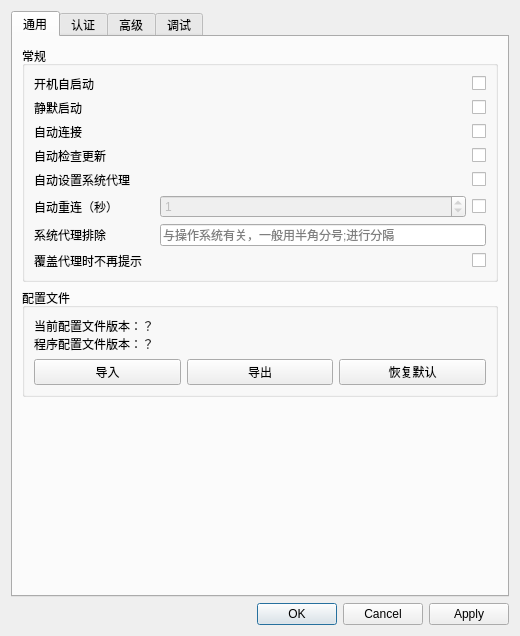
<?xml version="1.0" encoding="UTF-8"?>
<ui version="4.0">
 <class>SettingWindow</class>
 <widget class="QDialog" name="SettingWindow">
  <property name="enabled">
   <bool>true</bool>
  </property>
  <property name="geometry">
   <rect>
    <x>0</x>
    <y>0</y>
    <width>520</width>
    <height>636</height>
   </rect>
  </property>
  <property name="windowTitle">
   <string>设置</string>
  </property>
  <property name="styleSheet">
   <string notr="true"/>
  </property>
  <layout class="QVBoxLayout" name="verticalLayout">
   <item>
    <widget class="QTabWidget" name="tabWidget">
     <property name="locale">
      <locale language="Chinese" country="China"/>
     </property>
     <property name="currentIndex">
      <number>0</number>
     </property>
     <widget class="QWidget" name="generalTab">
      <attribute name="title">
       <string>通用</string>
      </attribute>
      <layout class="QGridLayout">
       <item row="7" column="0">
        <spacer name="commonTabVerticalSpacer">
         <property name="orientation">
          <enum>Qt::Orientation::Vertical</enum>
         </property>
         <property name="sizeHint" stdset="0">
          <size>
           <width>444</width>
           <height>108</height>
          </size>
         </property>
        </spacer>
       </item>
       <item row="3" column="0" rowspan="2">
        <widget class="QGroupBox" name="profileGroup">
         <property name="title">
          <string>配置文件</string>
         </property>
         <layout class="QGridLayout" name="gridLayout_5">
          <item row="1" column="1">
           <widget class="QPushButton" name="exportPushButton">
            <property name="text">
             <string>导出</string>
            </property>
           </widget>
          </item>
          <item row="0" column="0" colspan="3">
           <widget class="QLabel" name="configVersionLabel">
            <property name="text">
             <string>当前配置文件版本：？
程序配置文件版本：？</string>
            </property>
           </widget>
          </item>
          <item row="1" column="2">
           <widget class="QPushButton" name="resetDefaultPushButton">
            <property name="text">
             <string>恢复默认</string>
            </property>
           </widget>
          </item>
          <item row="1" column="0">
           <widget class="QPushButton" name="importPushButton">
            <property name="text">
             <string>导入</string>
            </property>
           </widget>
          </item>
         </layout>
        </widget>
       </item>
       <item row="1" column="0">
        <widget class="QGroupBox" name="commonGroup">
         <property name="title">
          <string>常规</string>
         </property>
         <layout class="QGridLayout" name="gridLayout_7">
          <item row="3" column="2">
           <widget class="QCheckBox" name="checkUpdateAfterStartCheckBox">
            <property name="text">
             <string/>
            </property>
           </widget>
          </item>
          <item row="0" column="2">
           <widget class="QCheckBox" name="autoStartCheckBox">
            <property name="text">
             <string/>
            </property>
           </widget>
          </item>
          <item row="1" column="2">
           <widget class="QCheckBox" name="silentStartCheckBox">
            <property name="text">
             <string/>
            </property>
           </widget>
          </item>
          <item row="5" column="0">
           <widget class="QLabel" name="zjuConnectTabLabel7">
            <property name="text">
             <string>自动重连（秒）</string>
            </property>
           </widget>
          </item>
          <item row="0" column="0">
           <widget class="QLabel" name="commonTabLable4">
            <property name="text">
             <string>开机自启动</string>
            </property>
           </widget>
          </item>
          <item row="5" column="2">
           <widget class="QCheckBox" name="autoReconnectCheckBox">
            <property name="text">
             <string/>
            </property>
            <property name="checked">
             <bool>false</bool>
            </property>
           </widget>
          </item>
          <item row="0" column="1" rowspan="6">
           <spacer name="horizontalSpacer_3">
            <property name="orientation">
             <enum>Qt::Orientation::Horizontal</enum>
            </property>
            <property name="sizeHint" stdset="0">
             <size>
              <width>0</width>
              <height>0</height>
             </size>
            </property>
           </spacer>
          </item>
          <item row="7" column="1" colspan="2">
           <widget class="QLineEdit" name="systemProxyBypassLineEdit">
            <property name="placeholderText">
             <string>与操作系统有关，一般用半角分号;进行分隔</string>
            </property>
           </widget>
          </item>
          <item row="1" column="0">
           <widget class="QLabel" name="commonTabLabelSilentStart">
            <property name="text">
             <string>静默启动</string>
            </property>
           </widget>
          </item>
          <item row="2" column="0">
           <widget class="QLabel" name="commonTabLable5">
            <property name="text">
             <string>自动连接</string>
            </property>
           </widget>
          </item>
          <item row="7" column="0">
           <widget class="QLabel" name="zjuConnectTabLabel11">
            <property name="text">
             <string>系统代理排除</string>
            </property>
           </widget>
          </item>
          <item row="3" column="0">
           <widget class="QLabel" name="commonTabLable6">
            <property name="text">
             <string>自动检查更新</string>
            </property>
           </widget>
          </item>
          <item row="4" column="2">
           <widget class="QCheckBox" name="autoSetProxyCheckBox">
            <property name="text">
             <string/>
            </property>
           </widget>
          </item>
          <item row="2" column="2">
           <widget class="QCheckBox" name="connectAfterStartCheckBox">
            <property name="text">
             <string/>
            </property>
           </widget>
          </item>
          <item row="4" column="0">
           <widget class="QLabel" name="commonTabLable4_2">
            <property name="text">
             <string>自动设置系统代理</string>
            </property>
           </widget>
          </item>
          <item row="5" column="1">
           <widget class="QSpinBox" name="reconnectTimeSpinBox">
            <property name="enabled">
             <bool>false</bool>
            </property>
            <property name="maximum">
             <number>86400</number>
            </property>
            <property name="value">
             <number>1</number>
            </property>
           </widget>
          </item>
          <item row="8" column="0">
           <widget class="QLabel" name="commonTabLabelSuppressProxyWarning">
            <property name="text">
             <string>覆盖代理时不再提示</string>
            </property>
           </widget>
          </item>
          <item row="8" column="2">
           <widget class="QCheckBox" name="suppressProxyOverrideWarningCheckBox">
            <property name="text">
             <string/>
            </property>
           </widget>
          </item>
          <item row="9" column="0">
           <spacer name="horizontalSpacer_4">
            <property name="orientation">
             <enum>Qt::Orientation::Horizontal</enum>
            </property>
            <property name="sizeType">
             <enum>QSizePolicy::Policy::Preferred</enum>
            </property>
            <property name="sizeHint" stdset="0">
             <size>
              <width>120</width>
              <height>0</height>
             </size>
            </property>
           </spacer>
          </item>
         </layout>
        </widget>
       </item>
      </layout>
     </widget>
     <widget class="QWidget" name="loginTab">
      <attribute name="title">
       <string>认证</string>
      </attribute>
      <layout class="QGridLayout" name="gridLayout_9">
       <item row="6" column="0">
        <spacer name="verticalSpacer_2">
         <property name="orientation">
          <enum>Qt::Orientation::Vertical</enum>
         </property>
         <property name="sizeHint" stdset="0">
          <size>
           <width>20</width>
           <height>40</height>
          </size>
         </property>
        </spacer>
       </item>
       <item row="1" column="0">
        <widget class="QGroupBox" name="commonGroupBox">
         <property name="title">
          <string>通用</string>
         </property>
         <layout class="QGridLayout" name="commonLayout">
          <item row="1" column="1">
           <widget class="QLineEdit" name="serverAddressLineEdit">
            <property name="text">
             <string>isgui-vpn.travelsky.com.cn</string>
            </property>
           </widget>
          </item>
          <item row="0" column="1" colspan="4">
           <layout class="QHBoxLayout" name="protocolLayout">
            <item>
             <widget class="QRadioButton" name="atrustRadioButton">
              <property name="text">
               <string>aTrust</string>
              </property>
              <property name="checked">
               <bool>true</bool>
              </property>
             </widget>
            </item>
            <item>
             <widget class="QRadioButton" name="easyconnectRadioButton">
              <property name="text">
               <string>EasyConnect</string>
              </property>
             </widget>
            </item>
           </layout>
          </item>
          <item row="2" column="1" colspan="4">
           <widget class="QLineEdit" name="usernameLineEdit">
            <property name="placeholderText">
             <string>VPN 账号</string>
            </property>
           </widget>
          </item>
          <item row="2" column="0">
           <widget class="QLabel" name="commonTabLable2">
            <property name="text">
             <string>账号</string>
            </property>
           </widget>
          </item>
          <item row="3" column="0">
           <widget class="QLabel" name="commonTabLable3">
            <property name="text">
             <string>密码</string>
            </property>
           </widget>
          </item>
          <item row="1" column="3" colspan="2">
           <widget class="QSpinBox" name="serverPortSpinBox">
            <property name="maximum">
             <number>65535</number>
            </property>
            <property name="value">
             <number>443</number>
            </property>
           </widget>
          </item>
          <item row="1" column="2">
           <widget class="QLabel" name="label">
            <property name="text">
             <string>:</string>
            </property>
           </widget>
          </item>
          <item row="1" column="0">
           <widget class="QLabel" name="zjuConnectTabLabel1">
            <property name="text">
             <string>服务器地址</string>
            </property>
           </widget>
          </item>
          <item row="0" column="0">
           <widget class="QLabel" name="protocolLabel">
            <property name="text">
             <string>协议</string>
            </property>
           </widget>
          </item>
          <item row="3" column="4">
           <widget class="QCheckBox" name="passwordVisibleCheckBox">
            <property name="sizePolicy">
             <sizepolicy hsizetype="Fixed" vsizetype="Fixed">
              <horstretch>0</horstretch>
              <verstretch>0</verstretch>
             </sizepolicy>
            </property>
            <property name="text">
             <string/>
            </property>
           </widget>
          </item>
          <item row="3" column="1" colspan="3">
           <widget class="QLineEdit" name="passwordLineEdit">
            <property name="echoMode">
             <enum>QLineEdit::EchoMode::Password</enum>
            </property>
            <property name="placeholderText">
             <string>VPN 密码</string>
            </property>
           </widget>
          </item>
         </layout>
        </widget>
       </item>
       <item row="5" column="0">
        <widget class="QGroupBox" name="extraAuthGroupBox">
         <property name="enabled">
          <bool>false</bool>
         </property>
         <property name="title">
          <string>EasyConnect 认证信息</string>
         </property>
         <layout class="QGridLayout" name="gridLayout_1">
          <item row="4" column="0">
           <spacer name="horizontalSpacer_5">
            <property name="orientation">
             <enum>Qt::Orientation::Horizontal</enum>
            </property>
            <property name="sizeType">
             <enum>QSizePolicy::Policy::Fixed</enum>
            </property>
            <property name="sizeHint" stdset="0">
             <size>
              <width>120</width>
              <height>0</height>
             </size>
            </property>
           </spacer>
          </item>
          <item row="2" column="1" colspan="2">
           <widget class="QLineEdit" name="certPasswordLineEdit">
            <property name="echoMode">
             <enum>QLineEdit::EchoMode::Password</enum>
            </property>
            <property name="placeholderText">
             <string>可选，证书密码</string>
            </property>
           </widget>
          </item>
          <item row="3" column="3">
           <widget class="QCheckBox" name="totpSecretVisibleCheckBox">
            <property name="sizePolicy">
             <sizepolicy hsizetype="Fixed" vsizetype="Fixed">
              <horstretch>0</horstretch>
              <verstretch>0</verstretch>
             </sizepolicy>
            </property>
            <property name="text">
             <string/>
            </property>
           </widget>
          </item>
          <item row="0" column="1">
           <widget class="QLineEdit" name="certFileLineEdit">
            <property name="placeholderText">
             <string>可选，p12/pfx 证书文件路径</string>
            </property>
           </widget>
          </item>
          <item row="2" column="0">
           <widget class="QLabel" name="certPasswordLabel">
            <property name="text">
             <string>证书密码</string>
            </property>
           </widget>
          </item>
          <item row="2" column="3">
           <widget class="QCheckBox" name="certPasswordVisibleCheckBox">
            <property name="sizePolicy">
             <sizepolicy hsizetype="Fixed" vsizetype="Fixed">
              <horstretch>0</horstretch>
              <verstretch>0</verstretch>
             </sizepolicy>
            </property>
            <property name="text">
             <string/>
            </property>
           </widget>
          </item>
          <item row="3" column="1" colspan="2">
           <widget class="QLineEdit" name="totpSecretLineEdit">
            <property name="echoMode">
             <enum>QLineEdit::EchoMode::Password</enum>
            </property>
            <property name="placeholderText">
             <string>可选，以通过 TOTP 验证器</string>
            </property>
           </widget>
          </item>
          <item row="0" column="2" colspan="2">
           <widget class="QPushButton" name="certFileBrowseButton">
            <property name="text">
             <string>浏览</string>
            </property>
           </widget>
          </item>
          <item row="3" column="0">
           <widget class="QLabel" name="zjuConnectTabLabel6_2">
            <property name="text">
             <string>TOTP 密钥</string>
            </property>
           </widget>
          </item>
          <item row="0" column="0">
           <widget class="QLabel" name="certFileLabel">
            <property name="text">
             <string>证书文件</string>
            </property>
           </widget>
          </item>
         </layout>
        </widget>
       </item>
       <item row="4" column="0">
        <widget class="QGroupBox" name="authInfoGroupBox">
         <property name="title">
          <string>aTrust 认证信息</string>
         </property>
         <layout class="QGridLayout" name="gridLayout_8">
          <item row="6" column="1" colspan="2">
           <layout class="QHBoxLayout" name="horizontalLayout">
            <item>
             <widget class="QLabel" name="label_6">
              <property name="text">
               <string>+</string>
              </property>
             </widget>
            </item>
            <item>
             <widget class="QLineEdit" name="countryCodeLineEdit">
              <property name="enabled">
               <bool>false</bool>
              </property>
              <property name="maximumSize">
               <size>
                <width>45</width>
                <height>16777215</height>
               </size>
              </property>
              <property name="placeholderText">
               <string>国家</string>
              </property>
             </widget>
            </item>
            <item>
             <widget class="QLabel" name="label_7">
              <property name="text">
               <string>-</string>
              </property>
             </widget>
            </item>
            <item>
             <widget class="QLineEdit" name="phoneNumberLineEdit">
              <property name="enabled">
               <bool>false</bool>
              </property>
              <property name="placeholderText">
               <string>手机号码，仅用于短信</string>
              </property>
             </widget>
            </item>
           </layout>
          </item>
          <item row="5" column="1" colspan="2">
           <widget class="QLineEdit" name="loginUrlLineEdit">
            <property name="enabled">
             <bool>false</bool>
            </property>
            <property name="text">
             <string/>
            </property>
            <property name="placeholderText">
             <string>可选，可自动生成，仅用于 CAS/OAuth2</string>
            </property>
           </widget>
          </item>
          <item row="5" column="0">
           <widget class="QLabel" name="label_4">
            <property name="text">
             <string>登录地址</string>
            </property>
           </widget>
          </item>
          <item row="7" column="0">
           <spacer name="horizontalSpacer">
            <property name="orientation">
             <enum>Qt::Orientation::Horizontal</enum>
            </property>
            <property name="sizeType">
             <enum>QSizePolicy::Policy::Preferred</enum>
            </property>
            <property name="sizeHint" stdset="0">
             <size>
              <width>120</width>
              <height>0</height>
             </size>
            </property>
           </spacer>
          </item>
          <item row="3" column="0">
           <widget class="QLabel" name="label_2">
            <property name="text">
             <string>登录域</string>
            </property>
           </widget>
          </item>
          <item row="6" column="0">
           <widget class="QLabel" name="label_5">
            <property name="text">
             <string>手机号码</string>
            </property>
           </widget>
          </item>
          <item row="0" column="2">
           <widget class="QCheckBox" name="manualConfigCheckBox">
            <property name="sizePolicy">
             <sizepolicy hsizetype="Fixed" vsizetype="Fixed">
              <horstretch>0</horstretch>
              <verstretch>0</verstretch>
             </sizepolicy>
            </property>
            <property name="text">
             <string>手动配置</string>
            </property>
           </widget>
          </item>
          <item row="0" column="0" colspan="2">
           <widget class="QPushButton" name="authSelectPushButton">
            <property name="sizePolicy">
             <sizepolicy hsizetype="Expanding" vsizetype="Fixed">
              <horstretch>0</horstretch>
              <verstretch>0</verstretch>
             </sizepolicy>
            </property>
            <property name="text">
             <string>配置认证方式</string>
            </property>
           </widget>
          </item>
          <item row="3" column="1" colspan="2">
           <widget class="QLineEdit" name="loginDomainLineEdit">
            <property name="enabled">
             <bool>false</bool>
            </property>
            <property name="sizePolicy">
             <sizepolicy hsizetype="Expanding" vsizetype="Fixed">
              <horstretch>1</horstretch>
              <verstretch>0</verstretch>
             </sizepolicy>
            </property>
            <property name="text">
             <string/>
            </property>
            <property name="placeholderText">
             <string>可自动获取，默认 local</string>
            </property>
           </widget>
          </item>
          <item row="1" column="1" colspan="2">
           <layout class="QHBoxLayout" name="horizontalLayout_2">
            <item>
             <widget class="QRadioButton" name="pswRadioButton">
              <property name="enabled">
               <bool>false</bool>
              </property>
              <property name="text">
               <string>密码</string>
              </property>
              <property name="checked">
               <bool>true</bool>
              </property>
             </widget>
            </item>
            <item>
             <widget class="QRadioButton" name="smsCheckCodeRadioButton">
              <property name="enabled">
               <bool>false</bool>
              </property>
              <property name="text">
               <string>短信</string>
              </property>
             </widget>
            </item>
            <item>
             <widget class="QRadioButton" name="casRadioButton">
              <property name="enabled">
               <bool>false</bool>
              </property>
              <property name="text">
               <string>CAS</string>
              </property>
             </widget>
            </item>
            <item>
             <widget class="QRadioButton" name="oauth2RadioButton">
              <property name="enabled">
               <bool>false</bool>
              </property>
              <property name="text">
               <string>OAuth2</string>
              </property>
             </widget>
            </item>
           </layout>
          </item>
          <item row="1" column="0">
           <widget class="QLabel" name="label_3">
            <property name="text">
             <string>认证方式</string>
            </property>
           </widget>
          </item>
         </layout>
        </widget>
       </item>
      </layout>
     </widget>
     <widget class="QWidget" name="zjuConnectTab">
      <attribute name="title">
       <string>高级</string>
      </attribute>
      <layout class="QGridLayout" name="gridLayout_3">
       <item row="4" column="0">
        <widget class="QLabel" name="dnsServerBindLabel">
         <property name="text">
          <string>DNS 监听地址</string>
         </property>
        </widget>
       </item>
       <item row="4" column="1" colspan="3">
        <widget class="QLineEdit" name="dnsServerBindLineEdit">
         <property name="placeholderText">
          <string>留空则禁用，例如 127.0.0.1:53</string>
         </property>
        </widget>
       </item>
       <item row="3" column="0">
        <widget class="QLabel" name="localDnsServerLabel">
         <property name="text">
          <string>本地 DNS</string>
         </property>
        </widget>
       </item>
       <item row="3" column="1" colspan="3">
        <widget class="QLineEdit" name="localDnsServerLineEdit">
         <property name="placeholderText">
          <string>用于解析 VPN 服务器域名，留空则使用系统 DNS</string>
         </property>
        </widget>
       </item>
       <item row="8" column="1" colspan="3">
        <widget class="QLineEdit" name="shadowsocksUrlLineEdit">
         <property name="placeholderText">
          <string>不填则不启用，格式：ss://chiper:password@server:port</string>
         </property>
        </widget>
       </item>
       <item row="6" column="0">
        <widget class="QLabel" name="zjuConnectTabLabel5">
         <property name="text">
          <string>SOCKS5 代理端口</string>
         </property>
        </widget>
       </item>
       <item row="10" column="0">
        <widget class="QLabel" name="zjuConnectTabLabel6_3">
         <property name="text">
          <string>直连代理</string>
         </property>
        </widget>
       </item>
       <item row="5" column="1" colspan="3">
        <widget class="QSpinBox" name="dnsTTLSpinBox">
         <property name="maximum">
          <number>2147483647</number>
         </property>
         <property name="value">
          <number>3600</number>
         </property>
        </widget>
       </item>
       <item row="1" column="1">
        <widget class="QLineEdit" name="dnsLineEdit">
         <property name="placeholderText">
          <string>勾选自动，否则不应留空</string>
         </property>
        </widget>
       </item>
       <item row="2" column="1" colspan="3">
        <widget class="QLineEdit" name="secondaryDnsLineEdit">
         <property name="placeholderText">
          <string>不填则采用系统 DNS ，使用 DNS 劫持必须填写</string>
         </property>
        </widget>
       </item>
       <item row="8" column="0">
        <widget class="QLabel" name="zjuConnectTabLabel10">
         <property name="text">
          <string>Shadowsocks 代理</string>
         </property>
        </widget>
       </item>
       <item row="7" column="0">
        <widget class="QLabel" name="zjuConnectTabLabel6">
         <property name="text">
          <string>HTTP 代理端口</string>
         </property>
        </widget>
       </item>
       <item row="1" column="2" colspan="2">
        <widget class="QCheckBox" name="dnsAutoCheckBox">
         <property name="text">
          <string>自动</string>
         </property>
        </widget>
       </item>
       <item row="9" column="0">
        <widget class="QLabel" name="zjuConnectTabLabel12">
         <property name="text">
          <string>节点优选间隔（秒）</string>
         </property>
        </widget>
       </item>
       <item row="19" column="0" colspan="4">
        <widget class="QPushButton" name="portForwardingPushButton">
         <property name="text">
          <string>其他设置（端口转发、自定义参数等）</string>
         </property>
        </widget>
       </item>
       <item row="5" column="0">
        <widget class="QLabel" name="zjuConnectTabLabel9_2">
         <property name="text">
          <string>DNS TTL（秒）</string>
         </property>
        </widget>
       </item>
       <item row="20" column="0" colspan="4">
        <spacer name="verticalSpacer">
         <property name="orientation">
          <enum>Qt::Orientation::Vertical</enum>
         </property>
         <property name="sizeHint" stdset="0">
          <size>
           <width>20</width>
           <height>40</height>
          </size>
         </property>
        </spacer>
       </item>
       <item row="10" column="1" colspan="3">
        <widget class="QLineEdit" name="dialDirectProxyLineEdit">
         <property name="placeholderText">
          <string>直连情况下走的代理，支持：socks://... 或 http://...</string>
         </property>
        </widget>
       </item>
       <item row="1" column="0">
        <widget class="QLabel" name="zjuConnectTabLabel8">
         <property name="text">
          <string>DNS 服务器</string>
         </property>
        </widget>
       </item>
       <item row="15" column="0" colspan="4">
        <widget class="Line" name="line">
         <property name="orientation">
          <enum>Qt::Orientation::Horizontal</enum>
         </property>
        </widget>
       </item>
       <item row="2" column="0">
        <widget class="QLabel" name="zjuConnectTabLabel9">
         <property name="text">
          <string>备用 DNS</string>
         </property>
        </widget>
       </item>
       <item row="16" column="0" colspan="4">
        <layout class="QGridLayout" name="gridLayout_4">
         <item row="0" column="1">
          <widget class="QCheckBox" name="keepAliveCheckBox">
           <property name="text">
            <string>定时保活</string>
           </property>
          </widget>
         </item>
         <item row="1" column="1">
          <widget class="QCheckBox" name="disableServerConfigCheckBox">
           <property name="text">
            <string>忽略服务器配置</string>
           </property>
          </widget>
         </item>
         <item row="3" column="0">
          <widget class="QCheckBox" name="tunCheckBox">
           <property name="text">
            <string>TUN 模式</string>
           </property>
          </widget>
         </item>
         <item row="0" column="2">
          <widget class="QCheckBox" name="outsideAccessCheckBox">
           <property name="text">
            <string>允许外部访问</string>
           </property>
          </widget>
         </item>
         <item row="1" column="0">
          <widget class="QCheckBox" name="skipDomainResourceCheckBox">
           <property name="text">
            <string>忽略域名资源</string>
           </property>
          </widget>
         </item>
         <item row="1" column="2">
          <widget class="QCheckBox" name="proxyAllCheckBox">
           <property name="text">
            <string>代理全部流量</string>
           </property>
          </widget>
         </item>
         <item row="3" column="1">
          <widget class="QCheckBox" name="routeCheckBox">
           <property name="toolTip">
            <string>TUN 模式下有效</string>
           </property>
           <property name="text">
            <string>设置路由（TUN）</string>
           </property>
          </widget>
         </item>
         <item row="0" column="0">
          <widget class="QCheckBox" name="multiLineCheckBox">
           <property name="text">
            <string>自动选择线路</string>
           </property>
           <property name="autoExclusive">
            <bool>false</bool>
           </property>
           <property name="tristate">
            <bool>false</bool>
           </property>
          </widget>
         </item>
         <item row="3" column="2">
          <widget class="QCheckBox" name="dnsHijackCheckBox">
           <property name="toolTip">
            <string>TUN 模式下有效</string>
           </property>
           <property name="text">
            <string>DNS 劫持（TUN）</string>
           </property>
          </widget>
         </item>
         <item row="4" column="0">
          <widget class="QCheckBox" name="fakeIPCheckBox">
           <property name="toolTip">
            <string>aTrust 协议 TUN 模式下有效</string>
           </property>
           <property name="text">
            <string>Fake IP（TUN）</string>
           </property>
          </widget>
         </item>
         <item row="4" column="1">
          <widget class="QCheckBox" name="tcpTunnelModeCheckBox">
           <property name="text">
            <string>禁用 L3 隧道</string>
           </property>
          </widget>
         </item>
         <item row="4" column="2">
          <widget class="QCheckBox" name="autoDetectInterfaceCheckBox">
           <property name="toolTip">
            <string>自动检测并绑定 VPN 底层网络接口</string>
           </property>
           <property name="text">
            <string>自动检测网口</string>
           </property>
          </widget>
         </item>
         <item row="2" column="1">
          <widget class="QCheckBox" name="zjuDefaultCheckBox">
           <property name="text">
            <string>ZJU 默认配置</string>
           </property>
          </widget>
         </item>
         <item row="2" column="0">
          <widget class="QCheckBox" name="disableDNSCheckBox">
           <property name="text">
            <string>禁用内部 DNS</string>
           </property>
          </widget>
         </item>
         <item row="2" column="2">
          <widget class="QCheckBox" name="credentialsAsArgumentsCheckBox">
           <property name="toolTip">
            <string>不勾选则凭据以环境变量传递</string>
           </property>
           <property name="text">
            <string>凭据以参数传递</string>
           </property>
          </widget>
         </item>
        </layout>
       </item>
       <item row="6" column="1" colspan="3">
        <widget class="QSpinBox" name="socks5PortSpinBox">
         <property name="maximum">
          <number>65535</number>
         </property>
         <property name="value">
          <number>11080</number>
         </property>
        </widget>
       </item>
       <item row="9" column="1" colspan="3">
        <widget class="QSpinBox" name="updateBestNodesIntervalSpinBox">
         <property name="maximum">
          <number>2147483647</number>
         </property>
         <property name="value">
          <number>300</number>
         </property>
        </widget>
       </item>
       <item row="7" column="1" colspan="3">
        <widget class="QSpinBox" name="httpPortSpinBox">
         <property name="maximum">
          <number>65535</number>
         </property>
         <property name="value">
          <number>11081</number>
         </property>
        </widget>
       </item>
       <item row="11" column="1" colspan="3">
        <widget class="QLineEdit" name="keepAliveUrlLineEdit">
         <property name="placeholderText">
          <string>用于定时保活的 URL，留空为 DNS 保活</string>
         </property>
        </widget>
       </item>
       <item row="11" column="0">
        <widget class="QLabel" name="zjuConnectTabLabel6_4">
         <property name="text">
          <string>定时保活 URL</string>
         </property>
        </widget>
       </item>
       <item row="12" column="1" colspan="3">
        <widget class="QLineEdit" name="bindInterfaceLineEdit">
         <property name="placeholderText">
          <string>用于建立连接的网络接口，留空为自动选择</string>
         </property>
        </widget>
       </item>
       <item row="12" column="0">
        <widget class="QLabel" name="zjuConnectTabLabel6_5">
         <property name="text">
          <string>绑定网络接口</string>
         </property>
        </widget>
       </item>
      </layout>
     </widget>
     <widget class="QWidget" name="debugTab">
      <attribute name="title">
       <string>调试</string>
      </attribute>
      <layout class="QVBoxLayout" name="debugTabLayout">
       <item>
        <widget class="QGroupBox" name="debugOptionsGroupBox">
         <property name="title">
          <string>调试输出</string>
         </property>
         <layout class="QVBoxLayout" name="debugOptionsLayout">
          <item>
           <widget class="QCheckBox" name="detailedDebugCheckBox">
            <property name="text">
             <string>启用详细调试输出</string>
            </property>
           </widget>
          </item>
          <item>
           <widget class="QCheckBox" name="debugPcapCheckBox">
            <property name="toolTip">
             <string>将 VPN 底层 TCP 收发数据保存为 PCAP 文件</string>
            </property>
            <property name="text">
             <string>导出底层流量（PCAP）</string>
            </property>
           </widget>
          </item>
          <item>
           <widget class="QCheckBox" name="debugTlsLogCheckBox">
            <property name="toolTip">
             <string>导出 NSS key log，可配合 PCAP 在 Wireshark 中解密 TLS 流量</string>
            </property>
            <property name="text">
             <string>导出 TLS 会话密钥</string>
            </property>
           </widget>
          </item>
         </layout>
        </widget>
       </item>
       <item>
        <widget class="QLabel" name="debugTipLabel">
         <property name="text">
          <string>如遇到协议实现问题，请勾选以上三个选项后运行，复现问题情况，然后进入日志目录将最新的输出打包发送给开发者，以供调试。</string>
         </property>
         <property name="wordWrap">
          <bool>true</bool>
         </property>
        </widget>
       </item>
       <item>
        <widget class="QLabel" name="debugSecurityWarningLabel">
         <property name="font">
          <font>
           <bold>true</bold>
          </font>
         </property>
         <property name="text">
          <string>警告：调试日志、PCAP 和 TLS 会话密钥可能包含账号、访问地址及会话密钥等敏感信息，请勿随意发送给他人。</string>
         </property>
         <property name="wordWrap">
          <bool>true</bool>
         </property>
        </widget>
       </item>
       <item>
        <widget class="QPushButton" name="openLogDirectoryPushButton">
         <property name="text">
          <string>打开日志目录</string>
         </property>
        </widget>
       </item>
       <item>
        <spacer name="debugTabVerticalSpacer">
         <property name="orientation">
          <enum>Qt::Orientation::Vertical</enum>
         </property>
         <property name="sizeHint" stdset="0">
          <size>
           <width>20</width>
           <height>320</height>
          </size>
         </property>
        </spacer>
       </item>
      </layout>
     </widget>
    </widget>
   </item>
   <item>
    <widget class="QDialogButtonBox" name="buttonBox">
     <property name="standardButtons">
      <set>QDialogButtonBox::StandardButton::Apply|QDialogButtonBox::StandardButton::Cancel|QDialogButtonBox::StandardButton::Ok</set>
     </property>
    </widget>
   </item>
  </layout>
 </widget>
 <tabstops>
  <tabstop>tabWidget</tabstop>
  <tabstop>usernameLineEdit</tabstop>
  <tabstop>passwordLineEdit</tabstop>
  <tabstop>serverAddressLineEdit</tabstop>
  <tabstop>serverPortSpinBox</tabstop>
  <tabstop>dnsLineEdit</tabstop>
  <tabstop>secondaryDnsLineEdit</tabstop>
  <tabstop>localDnsServerLineEdit</tabstop>
  <tabstop>dnsServerBindLineEdit</tabstop>
  <tabstop>socks5PortSpinBox</tabstop>
  <tabstop>httpPortSpinBox</tabstop>
  <tabstop>multiLineCheckBox</tabstop>
  <tabstop>keepAliveCheckBox</tabstop>
  <tabstop>keepAliveUrlLineEdit</tabstop>
  <tabstop>bindInterfaceLineEdit</tabstop>
  <tabstop>outsideAccessCheckBox</tabstop>
  <tabstop>portForwardingPushButton</tabstop>
 </tabstops>
 <resources/>
 <connections>
  <connection>
   <sender>buttonBox</sender>
   <signal>rejected()</signal>
   <receiver>SettingWindow</receiver>
   <slot>reject()</slot>
   <hints>
    <hint type="sourcelabel">
     <x>239</x>
     <y>374</y>
    </hint>
    <hint type="destinationlabel">
     <x>242</x>
     <y>197</y>
    </hint>
   </hints>
  </connection>
  <connection>
   <sender>atrustRadioButton</sender>
   <signal>toggled(bool)</signal>
   <receiver>authInfoGroupBox</receiver>
   <slot>setEnabled(bool)</slot>
   <hints>
    <hint type="sourcelabel">
     <x>255</x>
     <y>72</y>
    </hint>
    <hint type="destinationlabel">
     <x>256</x>
     <y>186</y>
    </hint>
   </hints>
  </connection>
  <connection>
   <sender>dnsAutoCheckBox</sender>
   <signal>toggled(bool)</signal>
   <receiver>dnsLineEdit</receiver>
   <slot>setDisabled(bool)</slot>
   <hints>
    <hint type="sourcelabel">
     <x>445</x>
     <y>85</y>
    </hint>
    <hint type="destinationlabel">
     <x>282</x>
     <y>85</y>
    </hint>
   </hints>
  </connection>
  <connection>
   <sender>tunCheckBox</sender>
   <signal>toggled(bool)</signal>
   <receiver>routeCheckBox</receiver>
   <slot>setEnabled(bool)</slot>
   <hints>
    <hint type="sourcelabel">
     <x>108</x>
     <y>379</y>
    </hint>
    <hint type="destinationlabel">
     <x>256</x>
     <y>379</y>
    </hint>
   </hints>
  </connection>
  <connection>
   <sender>tunCheckBox</sender>
   <signal>toggled(bool)</signal>
   <receiver>dnsHijackCheckBox</receiver>
   <slot>setEnabled(bool)</slot>
   <hints>
    <hint type="sourcelabel">
     <x>108</x>
     <y>379</y>
    </hint>
    <hint type="destinationlabel">
     <x>405</x>
     <y>379</y>
    </hint>
   </hints>
  </connection>
  <connection>
   <sender>tunCheckBox</sender>
   <signal>toggled(bool)</signal>
   <receiver>fakeIPCheckBox</receiver>
   <slot>setEnabled(bool)</slot>
   <hints>
    <hint type="sourcelabel">
     <x>108</x>
     <y>379</y>
    </hint>
    <hint type="destinationlabel">
     <x>405</x>
     <y>410</y>
    </hint>
   </hints>
  </connection>
  <connection>
   <sender>autoReconnectCheckBox</sender>
   <signal>toggled(bool)</signal>
   <receiver>reconnectTimeSpinBox</receiver>
   <slot>setEnabled(bool)</slot>
   <hints>
    <hint type="sourcelabel">
     <x>463</x>
     <y>173</y>
    </hint>
    <hint type="destinationlabel">
     <x>311</x>
     <y>173</y>
    </hint>
   </hints>
  </connection>
  <connection>
   <sender>manualConfigCheckBox</sender>
   <signal>toggled(bool)</signal>
   <receiver>loginDomainLineEdit</receiver>
   <slot>setEnabled(bool)</slot>
   <hints>
    <hint type="sourcelabel">
     <x>445</x>
     <y>185</y>
    </hint>
    <hint type="destinationlabel">
     <x>319</x>
     <y>215</y>
    </hint>
   </hints>
  </connection>
  <connection>
   <sender>manualConfigCheckBox</sender>
   <signal>toggled(bool)</signal>
   <receiver>pswRadioButton</receiver>
   <slot>setEnabled(bool)</slot>
   <hints>
    <hint type="sourcelabel">
     <x>445</x>
     <y>185</y>
    </hint>
    <hint type="destinationlabel">
     <x>196</x>
     <y>244</y>
    </hint>
   </hints>
  </connection>
  <connection>
   <sender>manualConfigCheckBox</sender>
   <signal>toggled(bool)</signal>
   <receiver>smsCheckCodeRadioButton</receiver>
   <slot>setEnabled(bool)</slot>
   <hints>
    <hint type="sourcelabel">
     <x>445</x>
     <y>185</y>
    </hint>
    <hint type="destinationlabel">
     <x>278</x>
     <y>244</y>
    </hint>
   </hints>
  </connection>
  <connection>
   <sender>manualConfigCheckBox</sender>
   <signal>toggled(bool)</signal>
   <receiver>casRadioButton</receiver>
   <slot>setEnabled(bool)</slot>
   <hints>
    <hint type="sourcelabel">
     <x>445</x>
     <y>185</y>
    </hint>
    <hint type="destinationlabel">
     <x>360</x>
     <y>244</y>
    </hint>
   </hints>
  </connection>
  <connection>
   <sender>manualConfigCheckBox</sender>
   <signal>toggled(bool)</signal>
   <receiver>oauth2RadioButton</receiver>
   <slot>setEnabled(bool)</slot>
   <hints>
    <hint type="sourcelabel">
     <x>445</x>
     <y>185</y>
    </hint>
    <hint type="destinationlabel">
     <x>442</x>
     <y>244</y>
    </hint>
   </hints>
  </connection>
  <connection>
   <sender>easyconnectRadioButton</sender>
   <signal>toggled(bool)</signal>
   <receiver>extraAuthGroupBox</receiver>
   <slot>setEnabled(bool)</slot>
   <hints>
    <hint type="sourcelabel">
     <x>256</x>
     <y>114</y>
    </hint>
    <hint type="destinationlabel">
     <x>256</x>
     <y>539</y>
    </hint>
   </hints>
  </connection>
  <connection>
   <sender>smsCheckCodeRadioButton</sender>
   <signal>toggled(bool)</signal>
   <receiver>countryCodeLineEdit</receiver>
   <slot>setEnabled(bool)</slot>
   <hints>
    <hint type="sourcelabel">
     <x>276</x>
     <y>392</y>
    </hint>
    <hint type="destinationlabel">
     <x>186</x>
     <y>465</y>
    </hint>
   </hints>
  </connection>
  <connection>
   <sender>smsCheckCodeRadioButton</sender>
   <signal>toggled(bool)</signal>
   <receiver>phoneNumberLineEdit</receiver>
   <slot>setEnabled(bool)</slot>
   <hints>
    <hint type="sourcelabel">
     <x>276</x>
     <y>392</y>
    </hint>
    <hint type="destinationlabel">
     <x>357</x>
     <y>465</y>
    </hint>
   </hints>
  </connection>
  <connection>
   <sender>manualConfigCheckBox</sender>
   <signal>toggled(bool)</signal>
   <receiver>loginUrlLineEdit</receiver>
   <slot>setEnabled(bool)</slot>
   <hints>
    <hint type="sourcelabel">
     <x>452</x>
     <y>312</y>
    </hint>
    <hint type="destinationlabel">
     <x>319</x>
     <y>407</y>
    </hint>
   </hints>
  </connection>
 </connections>
</ui>
